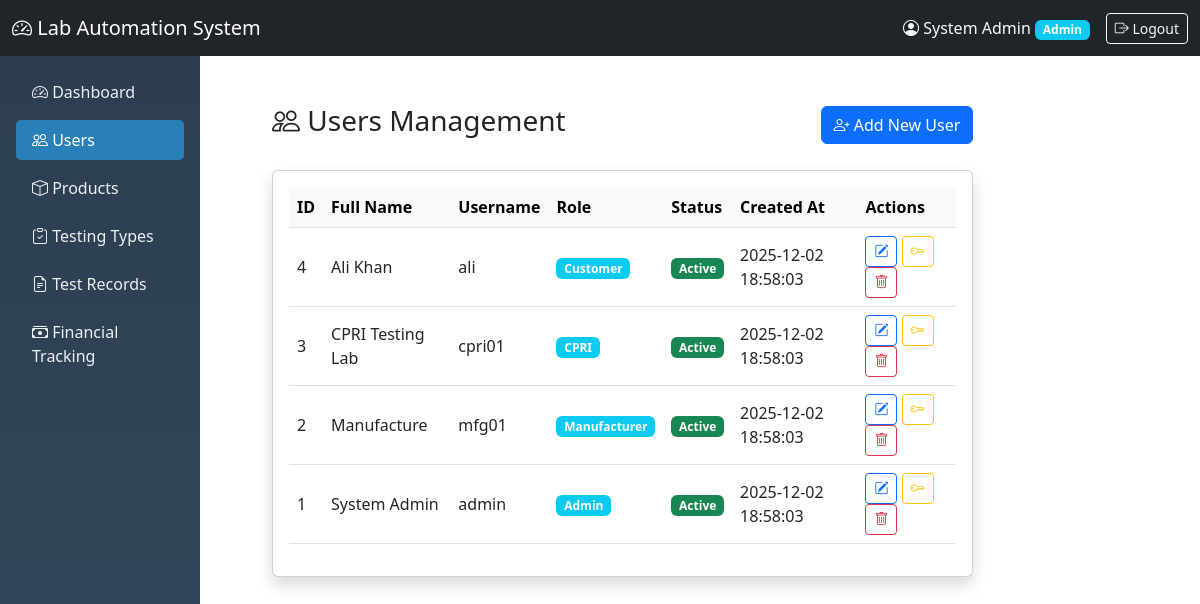
The page /backend/users.php (signed in) on the database its author committed.
### tables this page shows
CREATE TABLE `roles` (
  `role_id` int(11) NOT NULL,
  `role_name` varchar(50) NOT NULL,
  `description` varchar(255) DEFAULT NULL,
  `created_at` timestamp NOT NULL DEFAULT current_timestamp(),
  `updated_at` timestamp NOT NULL DEFAULT current_timestamp() ON UPDATE current_timestamp()
);

CREATE TABLE `users` (
  `user_id` int(11) NOT NULL,
  `full_name` varchar(100) NOT NULL,
  `username` varchar(100) NOT NULL,
  `password_hash` varchar(255) NOT NULL,
  `role_id` int(11) NOT NULL,
  `is_active` tinyint(1) DEFAULT 1,
  `created_at` timestamp NOT NULL DEFAULT current_timestamp(),
  `updated_at` timestamp NOT NULL DEFAULT current_timestamp() ON UPDATE current_timestamp()
);

### backend/auth_check.php (called while the page is built, shortened)
<?php
include 'db.php';
$user_role_id = $_SESSION['role_id'];
$role_query = mysqli_query($conn, "SELECT role_name FROM roles WHERE role_id = $user_role_id");
$role_row = mysqli_fetch_assoc($role_query);
$user_role = $role_row['role_name'];
?>

### backend/users.php (the view, shortened to what this page needs)
<?php
include 'db.php';
include 'auth_check.php';
?>
<!DOCTYPE html>
<html lang="en">
<head>
    <?php include 'header.php'; ?>
</head>
<body>
    <div class="container-fluid">
        <div class="row">
            <div class="col-md-10">
                <div class="p-4">
                    <div class="d-flex justify-content-between align-items-center mb-4">
                        <h3><i class="bi bi-people"></i> Users Management</h3>
                        <button class="btn btn-primary" data-bs-toggle="modal" data-bs-target="#addUserModal">
                            <i class="bi bi-person-plus"></i> Add New User
                        </button>
                    </div>
                    <div class="card shadow">
                        <div class="card-body">
                            <div class="table-responsive">
                                <table id="usersTable" class="table table-hover align-middle">
                                    <thead class="table-light">
                                        <tr>
                                            <th>ID</th>
                                            <th>Full Name</th>
                                            <th>Username</th>
                                            <th>Role</th>
                                            <th>Status</th>
                                            <th>Created At</th>
                                            <th>Actions</th>
                                        </tr>
                                    </thead>
                                    <tbody>
                                        <?php
                                        $result = mysqli_query($conn, "
                                            SELECT u.*, r.role_name
                                            FROM users u
                                            JOIN roles r ON u.role_id = r.role_id
                                            ORDER BY u.user_id DESC
                                        ");
                                        while ($row = mysqli_fetch_assoc($result)) {
                                            $status_badge = $row['is_active'] == 1
                                                ? '<span class="badge bg-success">Active</span>'
                                                : '<span class="badge bg-danger">Inactive</span>';
                                            echo "<tr>
                                                <td>{$row['user_id']}</td>
                                                <td>{$row['full_name']}</td>
                                                <td>{$row['username']}</td>
                                                <td><span class='badge bg-info'>{$row['role_name']}</span></td>
                                                <td>{$status_badge}</td>
                                                <td>{$row['created_at']}</td>
                                                <td>
                                                    <button class='btn btn-sm btn-outline-primary editBtn'
                                                        data-id='{$row['user_id']}'
                                                        data-full_name='{$row['full_name']}'
                                                        data-username='{$row['username']}'
                                                        data-role_id='{$row['role_id']}'
                                                        data-is_active='{$row['is_active']}'>
                                                        <i class='bi bi-pencil-square'></i>
                                                    </button>
                                                    <button class='btn btn-sm btn-outline-warning changePassBtn'
                                                        data-id='{$row['user_id']}'
                                                        data-name='{$row['full_name']}'>
                                                        <i class='bi bi-key'></i>
                                                    </button>
                                                    <button class='btn btn-sm btn-outline-danger deleteBtn'
                                                        data-id='{$row['user_id']}'
                                                        data-name='{$row['full_name']}'>
                                                        <i class='bi bi-trash'></i>
                                                    </button>
                                                </td>
                                            </tr>";
                                        }
                                        ?>
                                    </tbody>
                                </table>
                            </div>
                        </div>
                    </div>
                </div>
            </div>
        </div>
    </div>
    <?php include 'footer.php'; ?>
    <?php include 'footer.php'; ?>
</body>
</html>

### backend/header.php (shortened to what this page needs)
<!DOCTYPE html>
<html lang="en">
<head>
    <link href="https://cdn.jsdelivr.net/npm/bootstrap@5.3.0/dist/css/bootstrap.min.css" rel="stylesheet">
    <link rel="stylesheet" href="https://cdn.jsdelivr.net/npm/bootstrap-icons@1.10.0/font/bootstrap-icons.css">
    <link rel="stylesheet" href="https://cdn.datatables.net/1.13.6/css/dataTables.bootstrap5.min.css">
</head>
<body>
    <nav class="navbar navbar-expand-lg navbar-dark bg-dark">
        <div class="container-fluid">
            <a class="navbar-brand" href="dashboard.php">
                <i class="bi bi-speedometer2"></i> Lab Automation System
            </a>
            <div class="d-flex align-items-center">
                <span class="text-light me-3">
                    <i class="bi bi-person-circle"></i> <?php echo $_SESSION['full_name']; ?>
                    <span class="badge bg-info"><?php echo $user_role; ?></span>
                </span>
                <a href="logout.php" class="btn btn-outline-light btn-sm">
                    <i class="bi bi-box-arrow-right"></i> Logout
                </a>
            </div>
        </div>
    </nav>
    <div class="container-fluid">
        <div class="row">
            <div class="col-md-2 px-0 sidebar">
                <div class="p-3">
                    <ul class="nav flex-column">
                        <li class="nav-item mb-2">
                            <a class="nav-link <?php echo basename($_SERVER['PHP_SELF']) == 'dashboard.php' ? 'active' : ''; ?>"
                               href="dashboard.php">
                                <i class="bi bi-speedometer2"></i> Dashboard
                            </a>
                        </li>
                        <?php if ($user_role == 'Admin'): ?>
                        <li class="nav-item mb-2">
                            <a class="nav-link <?php echo basename($_SERVER['PHP_SELF']) == 'users.php' ? 'active' : ''; ?>"
                               href="users.php">
                                <i class="bi bi-people"></i> Users
                            </a>
                        </li>
                        <?php endif; ?>
                        <?php if (in_array($user_role, ['Admin', 'Manufacturer'])): ?>
                        <li class="nav-item mb-2">
                            <a class="nav-link <?php echo basename($_SERVER['PHP_SELF']) == 'products.php' ? 'active' : ''; ?>"
                               href="products.php">
                                <i class="bi bi-box"></i> Products
                            </a>
                        </li>
                        <?php endif; ?>
                        <?php if (in_array($user_role, ['Admin', 'Manufacturer', 'CPRI'])): ?>
                        <li class="nav-item mb-2">
                            <a class="nav-link <?php echo basename($_SERVER['PHP_SELF']) == 'testing_types.php' ? 'active' : ''; ?>"
                               href="testing_types.php">
                                <i class="bi bi-clipboard-check"></i> Testing Types
                            </a>
                        </li>
                        <li class="nav-item mb-2">
                            <a class="nav-link <?php echo basename($_SERVER['PHP_SELF']) == 'test_records.php' ? 'active' : ''; ?>"
                               href="test_records.php">
                                <i class="bi bi-file-earmark-text"></i> Test Records
                            </a>
                        </li>
                        <?php endif; ?>
                        <?php if (in_array($user_role, ['Admin', 'CPRI'])): ?>
                        <li class="nav-item mb-2">
                            <a class="nav-link <?php echo basename($_SERVER['PHP_SELF']) == 'financial_tracking.php' ? 'active' : ''; ?>"
                               href="financial_tracking.php">
                                <i class="bi bi-cash-stack"></i> Financial Tracking
                            </a>
                        </li>
                        <?php endif; ?>
                    </ul>
                </div>
            </div>
            <div class="col-md-10">
                <div class="p-4">

### backend/header.php (style rules this page uses)
.sidebar { min-height: calc(100vh - 56px); background: linear-gradient(180deg, #2c3e50, #34495e); }
.nav-link { color: #ecf0f1; transition: all 0.3s; }
.nav-link.active { background-color: #2980b9; color: white; border-radius: 5px; }

### rows shown on the page
roles: role_name "Admin"
users: user_id "4", full_name "Ali Khan", username "ali", role.role_name "Customer", is_active "Active", created_at "2025-12-02 18:58:03"
users: user_id "3", full_name "CPRI Testing Lab", username "cpri01", role.role_name "CPRI", is_active "Active", created_at "2025-12-02 18:58:03"
users: user_id "2", full_name "Manufacture", username "mfg01", role.role_name "Manufacturer", is_active "Active", created_at "2025-12-02 18:58:03"
users: user_id "1", full_name "System Admin", username "admin", role.role_name "Admin", is_active "Active", created_at "2025-12-02 18:58:03"

### other values the page prints
$_SESSION['full_name'] "System Admin"
